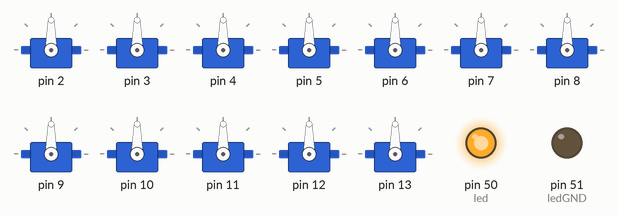
Simulated run of this sketch. Board: Arduino Mega 2560, built with avr-gcc and run on an emulated ATmega2560. Parts: 12 × servo, output pins drawn as LEDs (lit = HIGH).

Above: at 0.1 s.
Timing chart, 0 to 1.6 s (numbered marks = the images above):
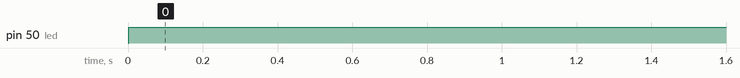

The sketch:

181011_Reset_all_servos.ino
```cpp
#include<Servo.h>
const int led = 50,ledGND = 51;
Servo robotComponents[17];
void setup(){
  pinMode(led,OUTPUT);
  pinMode(ledGND,OUTPUT);
  digitalWrite(ledGND,LOW);
  for(int i=2;i<14;i++){
    robotComponents[i].attach(i,975,2150);
    robotComponents[i].write(90);
  }
  robotComponents[14].attach(44,975,2150);
  robotComponents[15].attach(45,975,2150);
  robotComponents[16].attach(46,975,2150);
  robotComponents[14].write(90);
  robotComponents[15].write(90);
  robotComponents[16].write(90);
}

void loop(){
  digitalWrite(led,HIGH);
  for(int i=2;i<14;i++){
    robotComponents[i].write(90);
  }
  for(int i=44;i<47;i++){
    robotComponents[i].write(90);
  }
}
```

Measured:
- by itself, pin 50 (led): LOW → HIGH at 0.00 s
